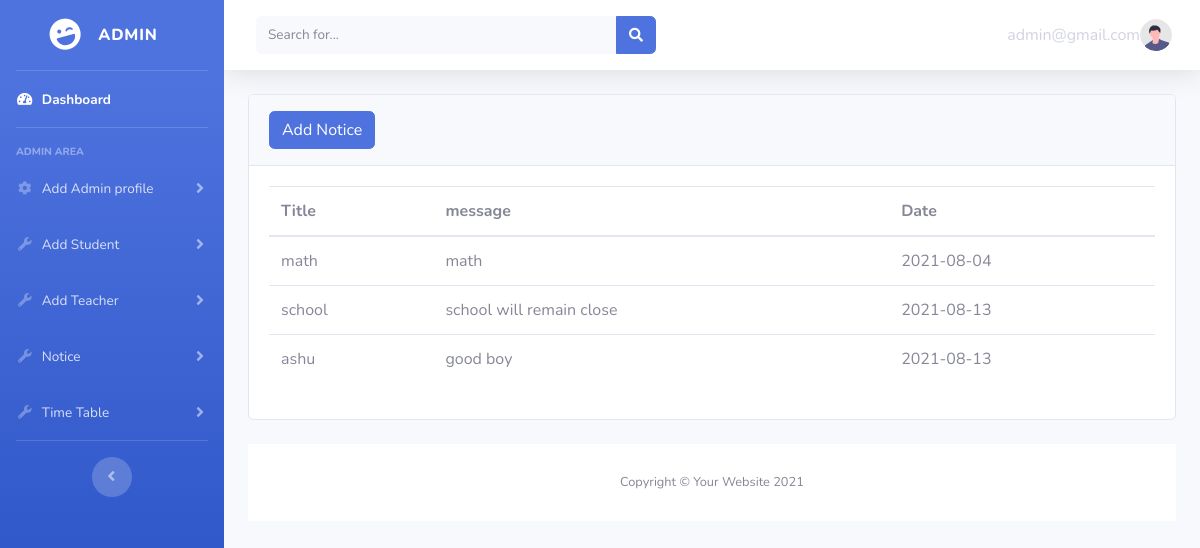
The page /admin/notice.php (signed in) on the database its author committed.
### tables this page shows
CREATE TABLE `notice` (
  `nid` int(11) NOT NULL,
  `post_date` date NOT NULL,
  `to_whom` varchar(100) NOT NULL,
  `title` varchar(250) NOT NULL,
  `message` text NOT NULL
);

### admin/notice.php (the view, shortened to what this page needs)
<?php
include('includes/header.php');
include('includes/navbar.php');
include('dbconfig.php');
?>
  <div id="content-wrapper" class="d-flex flex-column">
<div id="content">
    <nav class="navbar navbar-expand navbar-light bg-white topbar mb-4 static-top shadow">
        <form
            class="d-none d-sm-inline-block form-inline mr-auto ml-md-3 my-2 my-md-0 mw-100 navbar-search">
            <div class="input-group">
                <input type="text" class="form-control bg-light border-0 small" placeholder="Search for..."
                    aria-label="Search" aria-describedby="basic-addon2">
                <div class="input-group-append">
                    <button class="btn btn-primary" type="button">
                        <i class="fas fa-search fa-sm"></i>
                    </button>
                </div>
            </div>
        </form>
<ul class="navbar-nav ml-auto">
<li class="nav-item dropdown no-arrow">
<a class="nav-link dropdown-toggle" href="#" id="userDropdown" role="button"
data-toggle="dropdown" aria-haspopup="true" aria-expanded="false">
<?php echo $_SESSION['username']; ?>
<img class="img-profile rounded-circle"
src="img/undraw_profile.svg">
</a>
</li>
</ul>
</nav>
<div class="container">
    <div class="card show mb-4">
    <div class="card-header py-3">
    <button type ="button" class="btn btn-primary" data-toggle="modal" data-target="#create_notice">Add Notice </button>
    </div>
 <div class="card-body">
     <div class="table-responsive">
      <div class="table-responsive">
      <?php
                        $query = 'select * from notice';
                        $query_run = mysqli_query($conn,$query);
            ?>
            <table class="table table-borderd" id="dataTable" width="100%" cellspacing="0">
                 <thead>
                       <tr>
                          <th>Title</th>
                          <th>message</th>
                          <th>Date</th>
                       </tr>
                </thead>
                 <tbody>
                 <tbody>
                        <?php
                        while($row = mysqli_fetch_assoc($query_run))
                        {
                        ?>
                            <tr>
                                <td><?php echo $row['title'];?></td>
                                <td><?php echo $row['message'];?></td>
                                <td><?php echo $row['post_date'];?></td>
                            </tr>
                        <?php
                        }
                        ?>
                    </tbody>
                </table>
            </div>
        </div>
    </div>
</div>
<?php
include('includes/footer.php');
?>

### rows shown on the page
notice: title "math", message "math", post_date "2021-08-04"
notice: title "school", message "school will remain close", post_date "2021-08-13"
notice: title "ashu", message "good boy", post_date "2021-08-13"

### other values the page prints
$_SESSION['username'] "admin@gmail.com"
